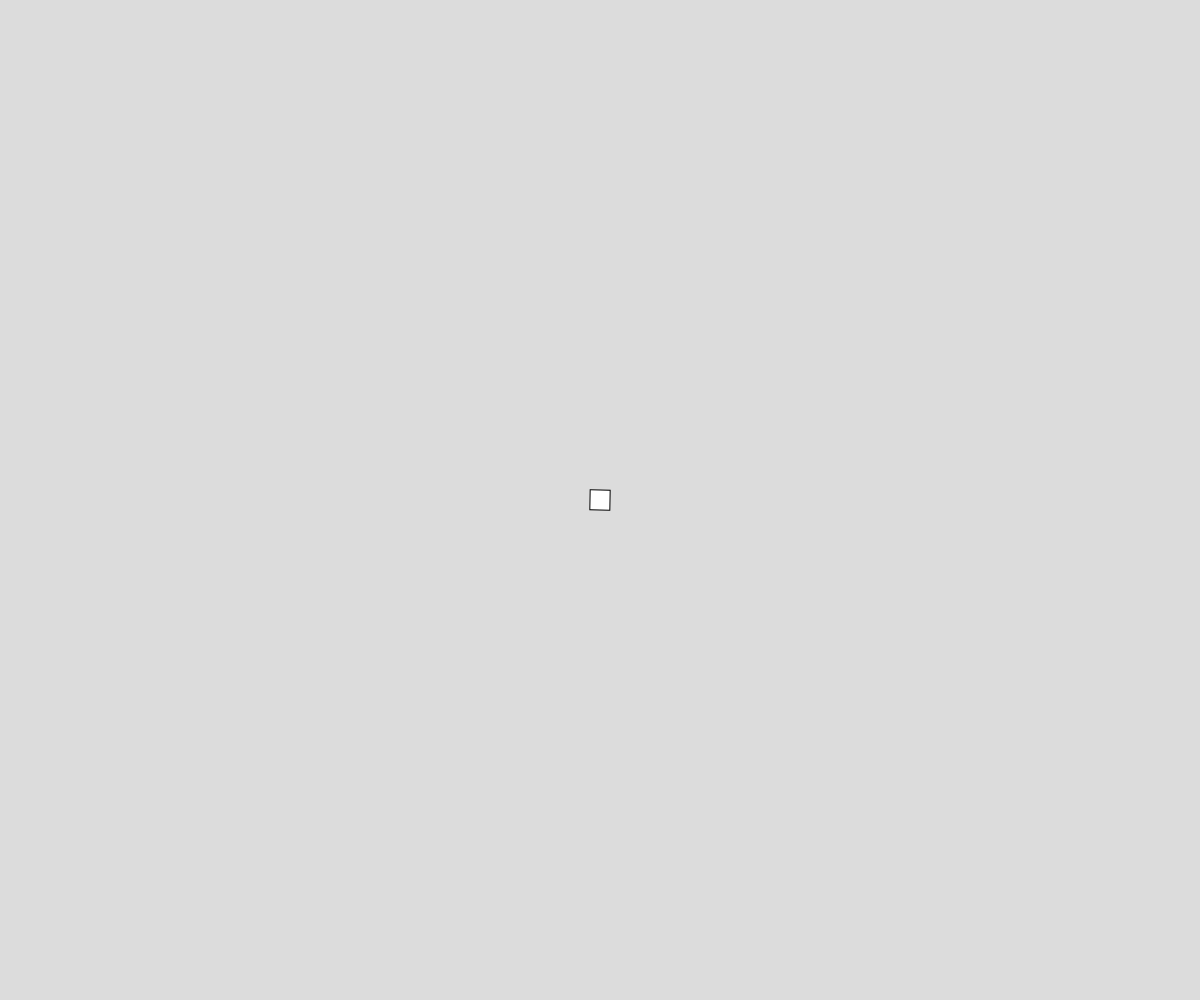
Frame 1 (no input)
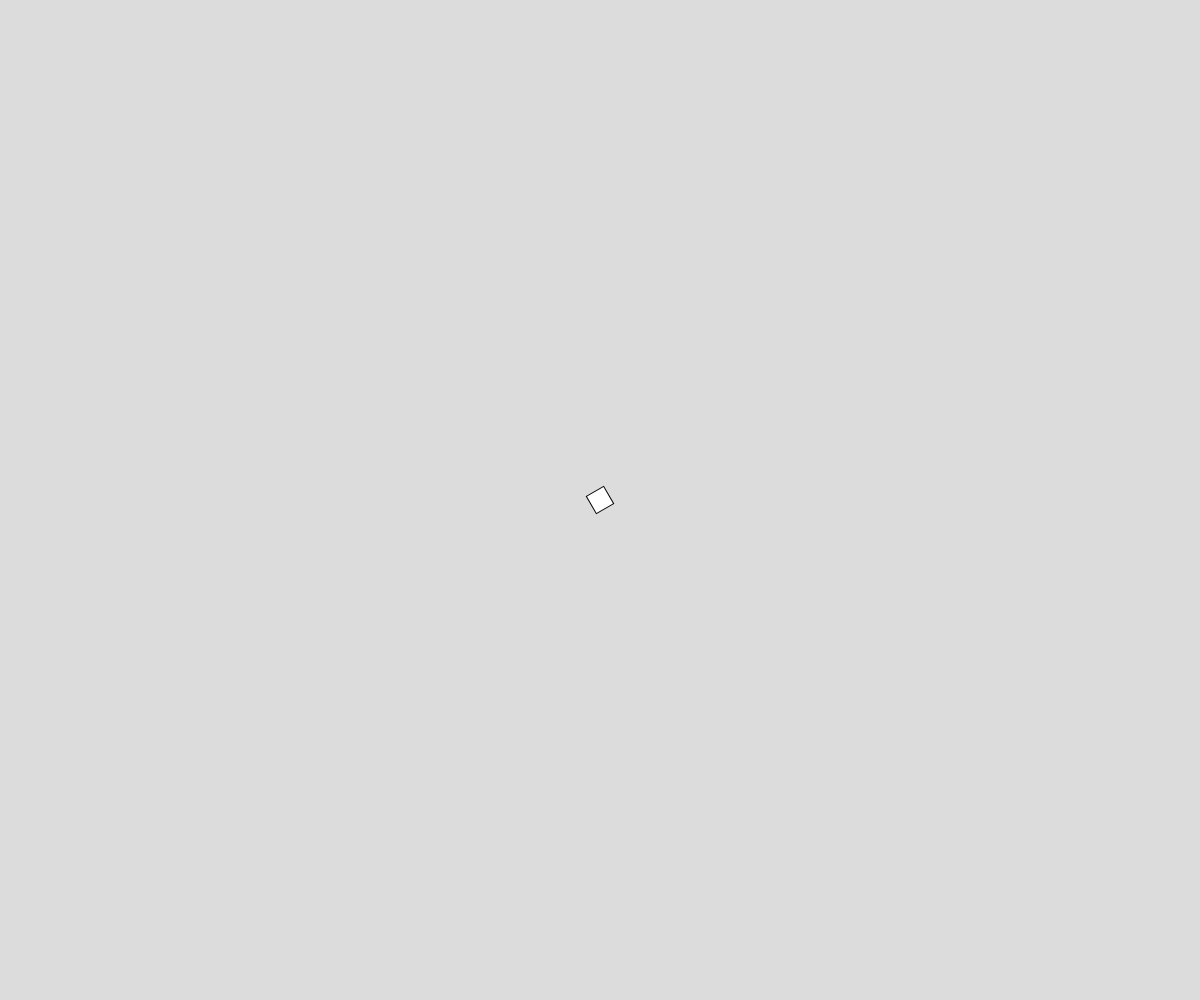
Frame 60 (no input)
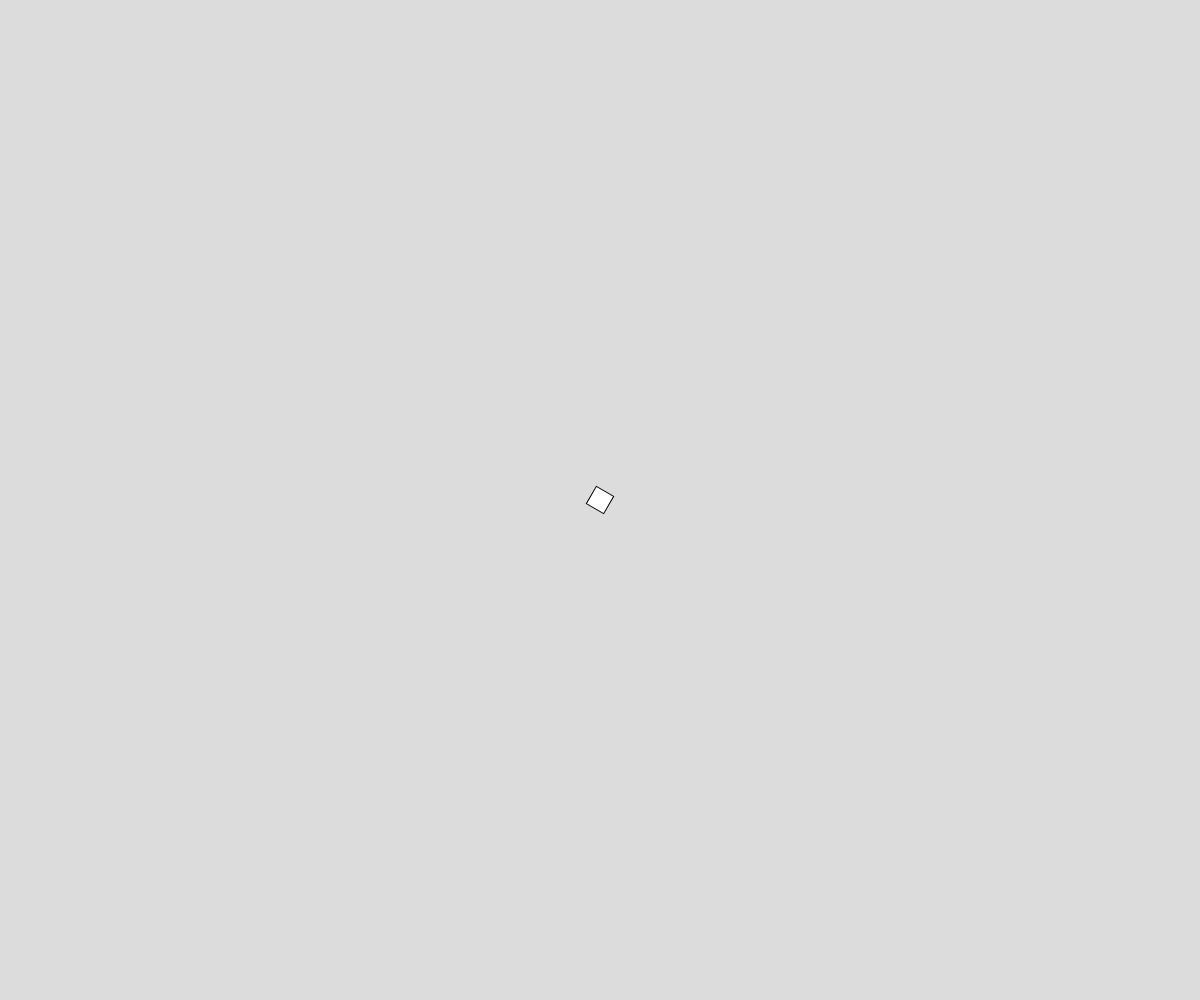
Frame 120 (the mouse pressed at the canvas centre since frame 60)

The p5.js sketch that drew these frames (run headless with seeded random() and noise() and a simulated clock; from frame 60 on, the mouse is pressed at the canvas centre):

// p5.js sketch
// ── sketch.js
// Snake

// Globals
let x, y;
let posList = [];
const NUM_SEGMENTS = 50;

function setup() {
  createCanvas(windowWidth, windowHeight);
  rectMode(CENTER); 
  angleMode(DEGREES);
  x = width/2; y = height/2;
  for(let i = 0; i < NUM_SEGMENTS; i++) {
    posList.push({x:x, y:y, r:frameCount});
  }
}

function renderSnake(){
  for(let p of posList) {
    push();
    translate(p.x, p.y);
    rotate(p.r);
    square(0, 0, 20);
    pop();
    p.r +=2;
  }
}

function move() {
  if(keyIsDown(LEFT_ARROW)) x -= 4;
  if(keyIsDown(RIGHT_ARROW)) x += 4;
  if(keyIsDown(UP_ARROW)) y -= 4;
  if(keyIsDown(DOWN_ARROW)) y += 4;
  //
  posList.splice(0.1);
  posList.push({x:x, y:y, r:frameCount});
}

function draw() {
  background(220);
  move();
  renderSnake();
 
}
